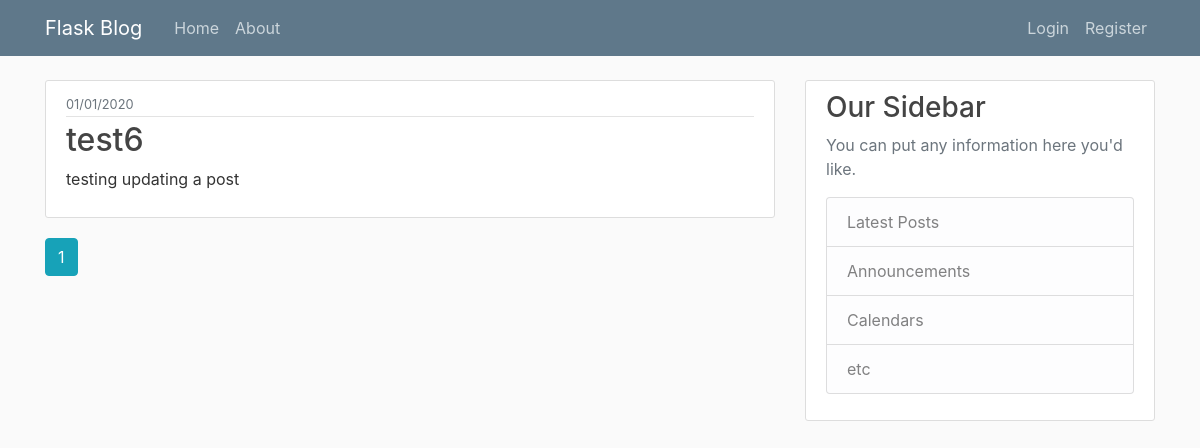
The page / on the database its author committed.
### flaskblog/models.py (models this page shows, shortened)
class Post(db.Model):
    id = db.Column(db.Integer, primary_key=True)
    title = db.Column(db.String(20), nullable=False)
    date_posted = db.Column(db.DateTime, nullable=False, default=datetime.utcnow)
    content = db.Column(db.Text, nullable=False)
    user_id = db.Column(db.Integer, db.ForeignKey("user.id"), nullable=False)

### flaskblog/main/routes.py (the view)
@main.route("/home")
@main.route("/")
def home():
    page = request.args.get("page", 1, type=int)
    posts = Post.query.order_by(Post.date_posted.desc()).paginate(page=page, per_page=5)
    return render_template("home.html", posts=posts)

### flaskblog/templates/home.html
{% extends "layout.html" %}
{% block content %}
    {% for post in posts.items %}
    <article class="media content-section">
     <div class="media-body">
       <div class="article-metadata">
          <small class="text-muted">{{ post.date_posted.strftime('%m/%d/%Y') }}</small>
       </div>
       <h2><a class="article-title" href="{{ url_for('posts.post', post_id=post.id) }}">{{ post.title }}</a></h2>
       <p class="article-content">{{ post.content }}</p>
     </div>
   </article>
    {% endfor %}
    {% for page_num in posts.iter_pages(left_edge=1, right_edge=1, left_current=1, right_current=2) %}
      {% if page_num %}
        {% if posts.page == page_num %}
          <a class="btn btn-info mb-4" href="{{ url_for('main.home', page=page_num) }}">{{ page_num }}</a>
          {% else %}
            <a class="btn btn-outline-info mb-4" href="{{ url_for('main.home', page=page_num) }}">{{ page_num }}</a>
        {% endif %}
      {% endif %}
    {% endfor %}
{% endblock content %}

### flaskblog/static/main.css (style rules this page uses)
body { background: #fafafa; color: #333333; margin-top: 5rem; }
h1, h2, h3, h4, h5, h6 { color: #444444; }
.content-section { background: #ffffff; padding: 10px 20px; border: 1px solid #dddddd; border-radius: 3px; margin-bottom: 20px; }
.article-title { color: #444444; }
.article-content { white-space: pre-line; }
.article-metadata { padding-bottom: 1px; margin-bottom: 4px; border-bottom: 1px solid #e3e3e3 }

### rows shown on the page
Post: date_posted "01/01/2020", title "test6", content "testing updating a post"

### other values the page prints
{{ page_num }} "1"
